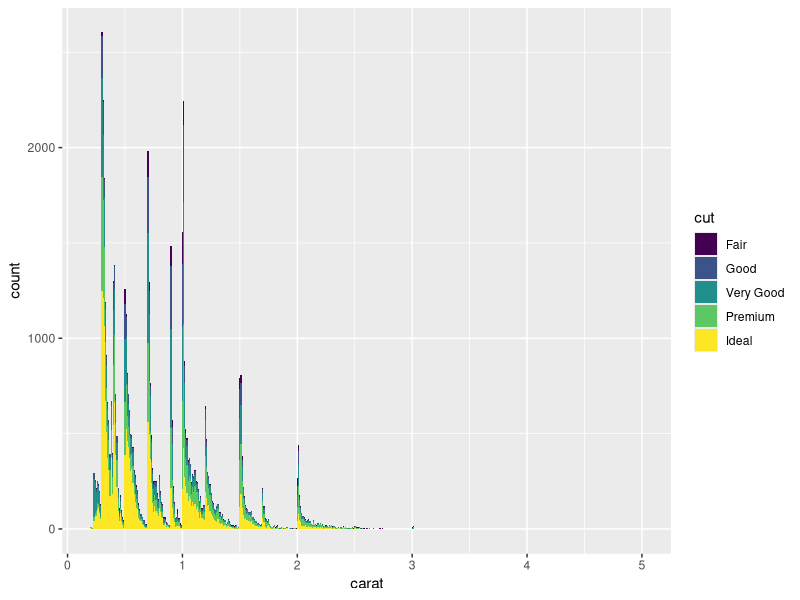
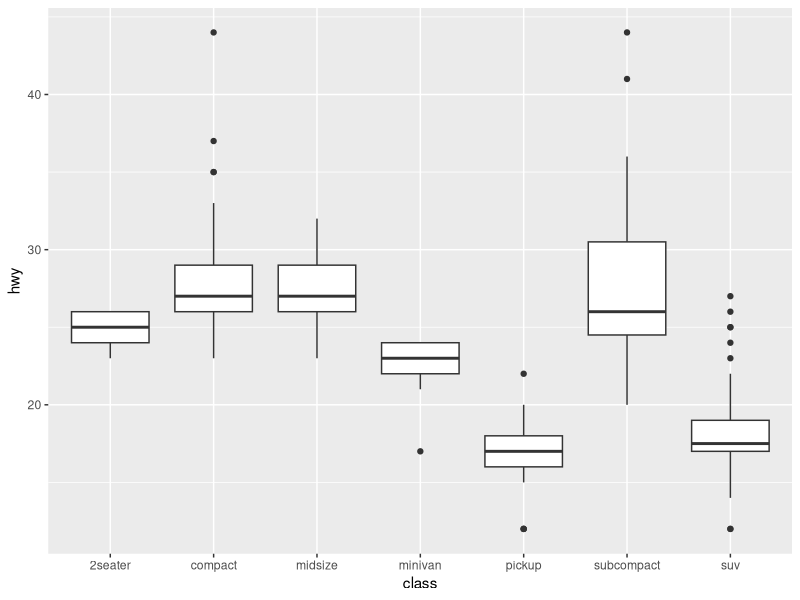

Recreate these plots in R, in order.
#' ---
#' title: "rlang tidy eval"
#' author: "Bruce Zhao"
#' date: "`r format(Sys.Date())`"
#' output: github_document
#' ---


library(ggplot2)
get_plot <- function(plot_type, df, ...){
  
  my_hist <- function(df, ...){
    ggplot(df) +
      geom_histogram(...)
  }
  
  my_box <- function(df, ...){
    ggplot(df) +
      geom_boxplot(...)
  }
  
  my_fun <- rlang::eval_tidy(rlang::sym(plot_type))
  # browser()
  my_fun(df, ...)

}

get_plot("my_hist", diamonds, aes(x = carat,fill = cut), binwidth = 0.01)
get_plot("my_box", df = mpg, aes(class, hwy))

